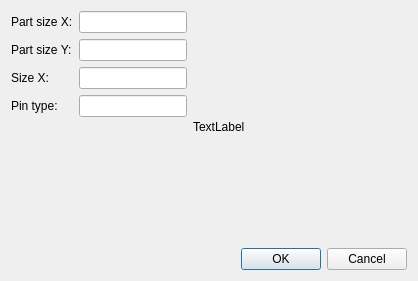
<?xml version="1.0" encoding="UTF-8"?>
<ui version="4.0">
 <class>SdDPartSmd</class>
 <widget class="QDialog" name="SdDPartTwoPin">
  <property name="geometry">
   <rect>
    <x>0</x>
    <y>0</y>
    <width>418</width>
    <height>281</height>
   </rect>
  </property>
  <property name="windowTitle">
   <string>Dialog</string>
  </property>
  <layout class="QVBoxLayout" name="verticalLayout">
   <item>
    <layout class="QHBoxLayout" name="horizontalLayout">
     <item>
      <layout class="QFormLayout" name="formLayout">
       <item row="0" column="0">
        <widget class="QLabel" name="label">
         <property name="text">
          <string>Part size X:</string>
         </property>
        </widget>
       </item>
       <item row="0" column="1">
        <widget class="QLineEdit" name="mPartSizeX"/>
       </item>
       <item row="1" column="0">
        <widget class="QLabel" name="label_2">
         <property name="text">
          <string>Part size Y:</string>
         </property>
        </widget>
       </item>
       <item row="1" column="1">
        <widget class="QLineEdit" name="mPartSizeY"/>
       </item>
       <item row="2" column="0">
        <widget class="QLabel" name="label_4">
         <property name="text">
          <string>Size X:</string>
         </property>
        </widget>
       </item>
       <item row="2" column="1">
        <widget class="QLineEdit" name="mSizeX"/>
       </item>
       <item row="3" column="0">
        <widget class="QLabel" name="label_3">
         <property name="text">
          <string>Pin type:</string>
         </property>
        </widget>
       </item>
       <item row="3" column="1">
        <widget class="QLineEdit" name="mPinType"/>
       </item>
      </layout>
     </item>
     <item>
      <widget class="QLabel" name="mPreview">
       <property name="sizePolicy">
        <sizepolicy hsizetype="Preferred" vsizetype="Preferred">
         <horstretch>1</horstretch>
         <verstretch>1</verstretch>
        </sizepolicy>
       </property>
       <property name="minimumSize">
        <size>
         <width>200</width>
         <height>201</height>
        </size>
       </property>
       <property name="text">
        <string>TextLabel</string>
       </property>
      </widget>
     </item>
    </layout>
   </item>
   <item>
    <widget class="QDialogButtonBox" name="buttonBox">
     <property name="orientation">
      <enum>Qt::Horizontal</enum>
     </property>
     <property name="standardButtons">
      <set>QDialogButtonBox::Cancel|QDialogButtonBox::Ok</set>
     </property>
    </widget>
   </item>
  </layout>
 </widget>
 <resources/>
 <connections>
  <connection>
   <sender>buttonBox</sender>
   <signal>accepted()</signal>
   <receiver>SdDPartSmd</receiver>
   <slot>accept()</slot>
   <hints>
    <hint type="sourcelabel">
     <x>248</x>
     <y>254</y>
    </hint>
    <hint type="destinationlabel">
     <x>157</x>
     <y>274</y>
    </hint>
   </hints>
  </connection>
  <connection>
   <sender>buttonBox</sender>
   <signal>rejected()</signal>
   <receiver>SdDPartSmd</receiver>
   <slot>reject()</slot>
   <hints>
    <hint type="sourcelabel">
     <x>316</x>
     <y>260</y>
    </hint>
    <hint type="destinationlabel">
     <x>286</x>
     <y>274</y>
    </hint>
   </hints>
  </connection>
 </connections>
</ui>
